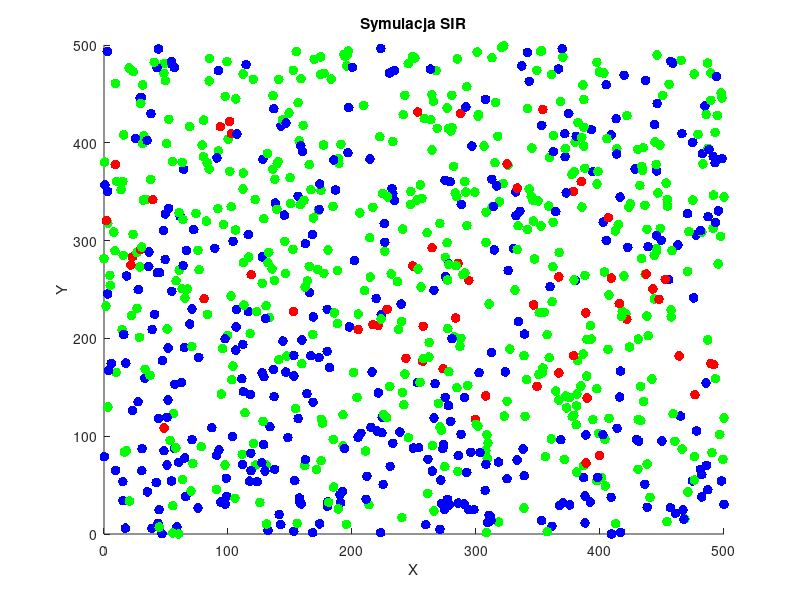

Reproduce this figure in MATLAB.
clear all;
close all;

% Parametry symulacji
N = 900;              % Liczba osób
beta = 0.3;           % Współczynnik zakażania
gamma = 0.1;          % Współczynnik wyzdrowienia
area_size = 500;      % Rozmiar obszaru
infection_radius = 5; % Promień zakażenia
recovery_time = 69;  % Czas do wyzdrowienia (w iteracjach)

% Początkowe pozycje i stany
rng(42);  % Inicjalizacja generatora liczb losowych
positions = area_size * rand(N, 2);     % Losowe pozycje
velocities = randn(N, 2);              % Losowe prędkości
states = zeros(N, 1);                  % Stany: 0 = podatni, 1 = zakażeni, 2 = ozdrowieńcy
states(1) = 1;                         % Jeden początkowo zakażony
infection_timer = zeros(N, 1);         % Licznik czasu zakażenia

% Kolory dla różnych stanów
colors = [0, 0, 1;  % Podatni (niebiescy)
          1, 0, 0;  % Zakażeni (czerwoni)
          0, 1, 0]; % Ozdrowieńcy (zieloni)

% Ustawienia animacji
figure;
hold on;
xlim([0, area_size]);
ylim([0, area_size]);
h = scatter(positions(:, 1), positions(:, 2), 50, colors(states+1, :), 'filled');
title('Symulacja SIR');
xlabel('X');
ylabel('Y');

% Pętla symulacji
num_steps = 600;  % Liczba iteracji
for step = 1:num_steps
    % Aktualizacja pozycji
    positions = positions + velocities;
    
    % Odbicia od ścian
    velocities(positions <= 0 | positions >= area_size) = ...
        -velocities(positions <= 0 | positions >= area_size);
    positions = max(0, min(area_size, positions)); % Ograniczenie do obszaru

    % Zakażanie
    for i = 1:N
        if states(i) == 1  % Jeśli osoba jest zakażona
            % Sprawdź, kto znajduje się w promieniu zakażenia
            distances = sqrt(sum((positions - positions(i, :)).^2, 2));
            susceptible = find(states == 0 & distances < infection_radius);
            if ~isempty(susceptible)
                infection_chance = rand(size(susceptible));
                new_infections = susceptible(infection_chance < beta);
                states(new_infections) = 1;
            end
        end
    end
    
    % Wyzdrowienie
    infection_timer(states == 1) = infection_timer(states == 1) + 1; % Zwiększ licznik
    recovered = find(infection_timer >= recovery_time); % Osoby, które wyzdrowiały
    states(recovered) = 2; % Zmiana stanu na "ozdrowieńcy"
    infection_timer(recovered) = 0; % Reset licznika dla ozdrowieńców
    
    % Aktualizacja animacji
    set(h, 'XData', positions(:, 1), 'YData', positions(:, 2), ...
        'CData', colors(states+1, :));
    drawnow;
end

